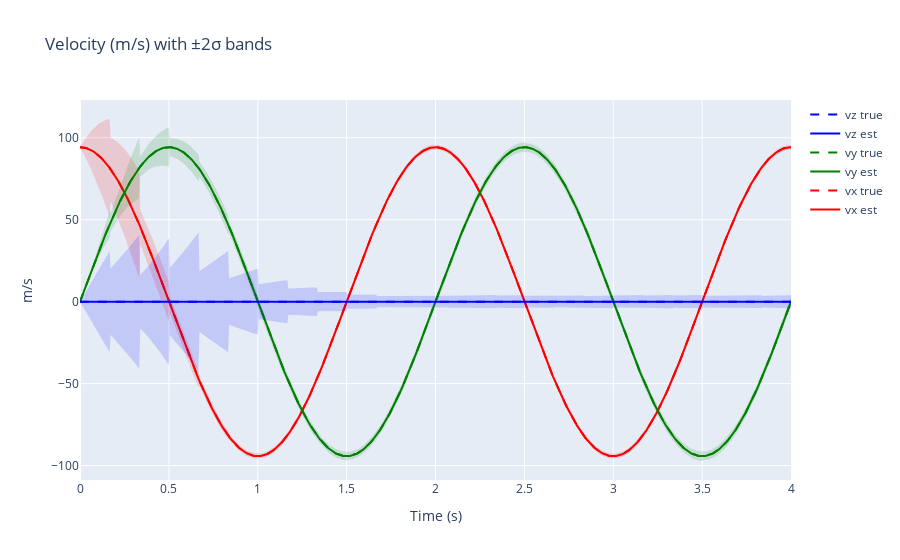

This figure's notebook cell:
### Markdown cell above
## Plot Velocity (m/s)

Velocity often benefits from frequent updates (e.g., GPS Doppler). Here we only have occasional position updates; expect velocity uncertainty to grow between updates and shrink slightly after them.

### Code cell
# Velocity (m/s) with ±2σ bands
fig = go.Figure(); color_rgb = {0: ('rgba(255,0,0,0.15)', '#ff0000'), 1: ('rgba(0,128,0,0.15)', '#008000'), 2: ('rgba(0,0,255,0.15)', '#0000ff')}
for i, comp in enumerate(['x','y','z']):
    fill_rgba, line_color = color_rgb[i]; mean = vel_est[:, i]; std2p = 2.0 * vel_std[:, i]; upper = mean + std2p; lower = mean - std2p
    fig.add_scatter(x=times, y=upper, line=dict(color=line_color, width=0), showlegend=False)
    fig.add_scatter(x=times, y=lower, fill='tonexty', fillcolor=fill_rgba, line=dict(color=line_color, width=0), showlegend=False)
    fig.add_scatter(x=times, y=mean, name=f"v{comp} est", line=dict(color=line_color, width=2))
    fig.add_scatter(x=times, y=vel_true[:, i], name=f"v{comp} true", line=dict(color=line_color, dash='dash', width=2))
fig.update_layout(title='Velocity (m/s) with ±2σ bands', xaxis_title='Time (s)', yaxis_title='m/s'); fig.show()

### Figure 1 — Plotly figure (JSON) as saved in the notebook; plotly's stock layout.template omitted (floating-point values rounded to 4 significant figures; data arrays with more than 128 entries replaced by an {"elided": "..."} marker saying what was removed)
{"data": [{"line": {"color": "#ff0000", "width": 0}, "showlegend": false, "type": "scatter", "x": {"elided": "721 float values"}, "y": {"elided": "721 float values"}}, {"fill": "tonexty", "fillcolor": "rgba(255,0,0,0.15)", "line": {"color": "#ff0000", "width": 0}, "showlegend": false, "type": "scatter", "x": {"elided": "721 float values"}, "y": {"elided": "721 float values"}}, {"line": {"color": "#ff0000", "width": 2}, "name": "vx est", "type": "scatter", "x": {"elided": "721 float values"}, "y": {"elided": "721 float values"}}, {"line": {"color": "#ff0000", "dash": "dash", "width": 2}, "name": "vx true", "type": "scatter", "x": {"elided": "721 float values"}, "y": {"elided": "721 float values"}}, {"line": {"color": "#008000", "width": 0}, "showlegend": false, "type": "scatter", "x": {"elided": "721 float values"}, "y": {"elided": "721 float values"}}, {"fill": "tonexty", "fillcolor": "rgba(0,128,0,0.15)", "line": {"color": "#008000", "width": 0}, "showlegend": false, "type": "scatter", "x": {"elided": "721 float values"}, "y": {"elided": "721 float values"}}, {"line": {"color": "#008000", "width": 2}, "name": "vy est", "type": "scatter", "x": {"elided": "721 float values"}, "y": {"elided": "721 float values"}}, {"line": {"color": "#008000", "dash": "dash", "width": 2}, "name": "vy true", "type": "scatter", "x": {"elided": "721 float values"}, "y": {"elided": "721 float values"}}, {"line": {"color": "#0000ff", "width": 0}, "showlegend": false, "type": "scatter", "x": {"elided": "721 float values"}, "y": {"elided": "721 float values"}}, {"fill": "tonexty", "fillcolor": "rgba(0,0,255,0.15)", "line": {"color": "#0000ff", "width": 0}, "showlegend": false, "type": "scatter", "x": {"elided": "721 float values"}, "y": {"elided": "721 float values"}}, {"line": {"color": "#0000ff", "width": 2}, "name": "vz est", "type": "scatter", "x": {"elided": "721 float values"}, "y": {"elided": "721 float values"}}, {"line": {"color": "#0000ff", "dash": "dash", "width": 2}, "name": "vz true", "type": "scatter", "x": {"elided": "721 float values"}, "y": {"elided": "721 float values"}}], "layout": {"title": {"text": "Velocity (m/s) with ±2σ bands"}, "xaxis": {"title": {"text": "Time (s)"}}, "yaxis": {"title": {"text": "m/s"}}}}
